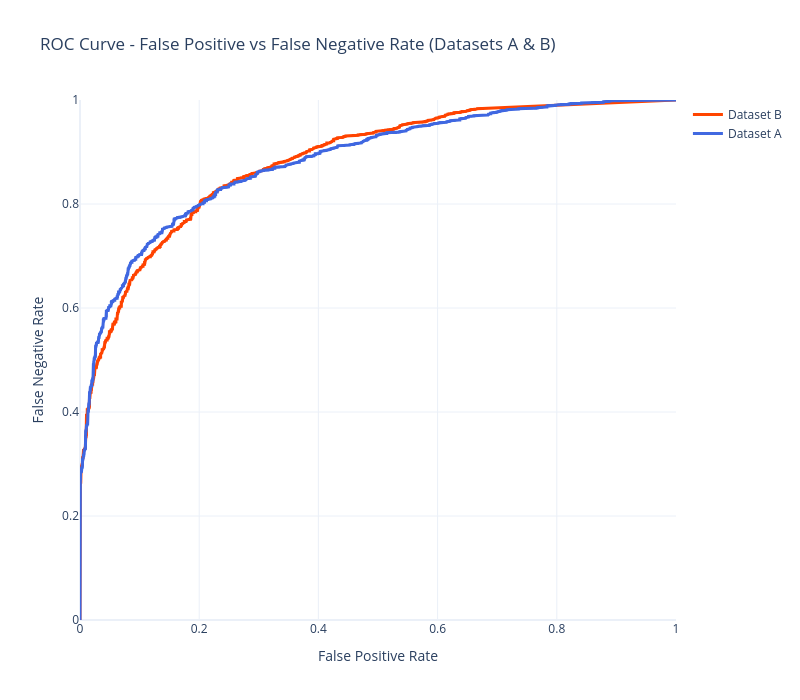

The code cell stored with this chart in its notebook:
### Code cell
import plotly.graph_objects as go

fig = go.Figure()

# Dataset B
fig.add_trace(go.Scatter(
    x=list(fps_B.values()),
    y=[1 - fn for fn in fns_B.values()],  # TPR = 1 - FNR
    mode='lines+markers',
    name='Dataset B',
    marker=dict(
        size=2,
        color='orangered',
    ),
    line=dict(color='orangered', width=3),
    text=[f"Threshold: {ths:.4f}" for ths in thresholds_B],
    hovertemplate='<b>Dataset B</b><br><b>FPR:</b> %{x:.4f}<br><b>FNR:</b> %{y:.4f}<br>%{text}<extra></extra>'
))
# Dataset A
fig.add_trace(go.Scatter(
    x=list(fps_A.values()),
    y=[1 - fn for fn in fns_A.values()],  # TPR = 1 - FNR
    mode='lines+markers',
    name='Dataset A',
    marker=dict(
        size=2,
        color='royalblue',
    ),
    line=dict(color='royalblue', width=3),
    text=[f"Threshold: {ths:.4f}" for ths in thresholds_A],
    hovertemplate='<b>Dataset A</b><br><b>FPR:</b> %{x:.4f}<br><b>FNR:</b> %{y:.4f}<br>%{text}<extra></extra>'
))


fig.update_layout(
    title="ROC Curve - False Positive vs False Negative Rate (Datasets A & B)",
    xaxis_title="False Positive Rate",
    yaxis_title="False Negative Rate",
    xaxis=dict(range=[0, 1]),
    yaxis=dict(range=[0, 1]),
    hovermode='closest',
    template='plotly_white',
    width=800,
    height=700,
    font=dict(size=12),
    showlegend=True
)

fig.show()

### Figure 1 — Plotly figure (JSON) as saved in the notebook; plotly's stock layout.template omitted (floating-point values rounded to 4 significant figures; data arrays with more than 128 entries replaced by an {"elided": "..."} marker saying what was removed)
{"data": [{"hovertemplate": "<b>Dataset B</b><br><b>FPR:</b> %{x:.4f}<br><b>FNR:</b> %{y:.4f}<br>%{text}<extra></extra>", "line": {"color": "orangered", "width": 3}, "marker": {"color": "orangered", "size": 2}, "mode": "lines+markers", "name": "Dataset B", "text": {"elided": "2397 str values"}, "type": "scatter", "x": {"elided": "2397 float values"}, "y": {"elided": "2397 float values"}}, {"hovertemplate": "<b>Dataset A</b><br><b>FPR:</b> %{x:.4f}<br><b>FNR:</b> %{y:.4f}<br>%{text}<extra></extra>", "line": {"color": "royalblue", "width": 3}, "marker": {"color": "royalblue", "size": 2}, "mode": "lines+markers", "name": "Dataset A", "text": {"elided": "2829 str values"}, "type": "scatter", "x": {"elided": "2829 float values"}, "y": {"elided": "2829 float values"}}], "layout": {"font": {"size": 12}, "height": 700, "hovermode": "closest", "showlegend": true, "title": {"text": "ROC Curve - False Positive vs False Negative Rate (Datasets A & B)"}, "width": 800, "xaxis": {"range": [0, 1], "title": {"text": "False Positive Rate"}}, "yaxis": {"range": [0, 1], "title": {"text": "False Negative Rate"}}}}
